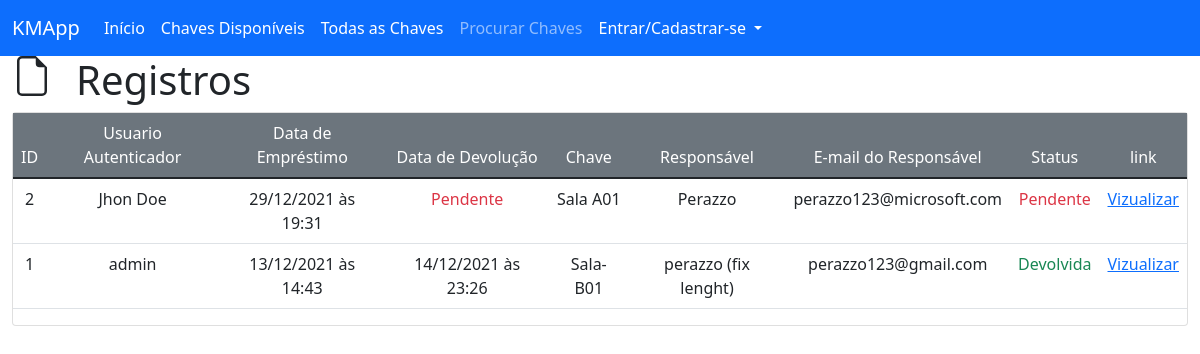
/view/registries, run on an earlier commit of the app's database.
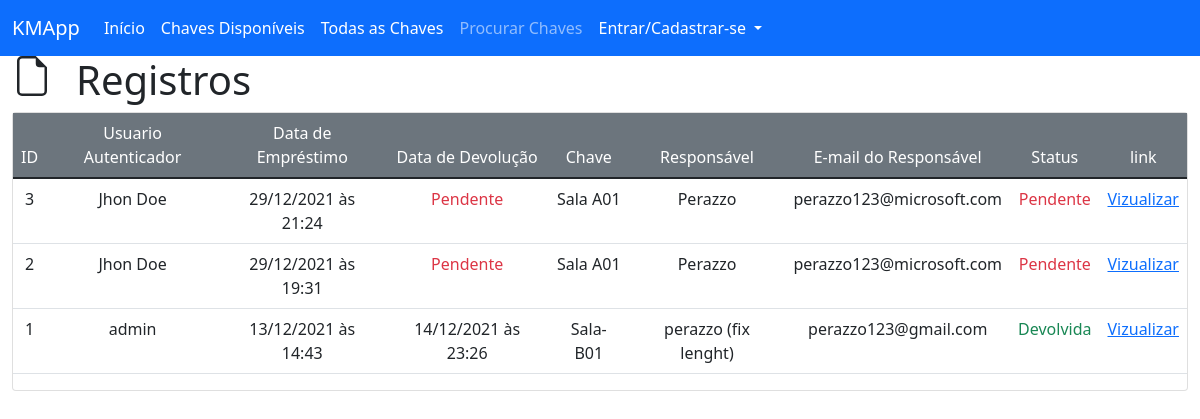
And on a later commit of the database.
### key_manager/models/registry.py (models this page shows, shortened)
class Registry(db.Model):
    __tablename__ = 'registries'
    id = db.Column(db.Integer, primary_key=True)
    user_id = db.Column(db.Integer, db.ForeignKey('users.id'), nullable=False)
    key_loan_date = db.Column(db.DateTime, nullable=False, default=datetime.utcnow)
    key_return_date = db.Column(db.DateTime, nullable=True)
    key_id = db.Column(db.Integer, db.ForeignKey('keys.id'), nullable=False)
    holder_name = db.Column(db.String(100), nullable=False)
    holder_email = db.Column(db.String(100), nullable=True)

### key_manager/models/user.py (models this page shows, shortened)
class User(db.Model):
    __tablename__ = 'users'
    id = db.Column(db.Integer, primary_key=True)
    name = db.Column(db.String(100), unique=False, nullable=False)
    username = db.Column(db.String(100), unique=True, nullable=False)
    email = db.Column(db.String(100), unique=True, nullable=False)
    phone = db.Column(db.String(20), nullable=True)
    password = db.Column(db.String(100), unique=True, nullable=False)
    creation_date = db.Column(db.DateTime, nullable=False, default=datetime.utcnow)
    '''
        Usertype pode ser Três master possui todas as permissões,
        E admin possui menos permissões e normal não possui permissões
    '''
    usertype = db.Column(db.String(6), default="normal")

### key_manager/models/key.py (models this page shows, shortened)
class Key(db.Model):
    __tablename__ = 'keys'
    id = db.Column(db.Integer, primary_key=True)
    key_category_id = db.Column(db.Integer, db.ForeignKey("categories.id"))
    key_avaliable = db.Column(db.Boolean, default=True)
    name = db.Column(db.String(100), unique=False, nullable=False)
    slug = db.Column(db.String(100), unique=True, nullable=False)
    creation_date = db.Column(db.DateTime, nullable=False, default=datetime.utcnow)

### key_manager/routes/views.py (the view)
@view.route("/registries")
def viewAllRegistries():
    registries = Registry.query.order_by(Registry.key_loan_date.desc()).all()
    key = Key.query
    user = User.query
    return render_template("view/registries.html", registries=registries, key=key, user=user, hidden_footer=True, title="Registros")

### key_manager/templates/view/registries.html
{% extends 'base.html' %}
{% block content %}
<div class="row">
    <svg xmlns="http://www.w3.org/2000/svg" width="40" height="40" fill="currentColor" class="bi bi-file-earmark col-auto" viewBox="0 0 16 16">
        <path d="M14 4.5V14a2 2 0 0 1-2 2H4a2 2 0 0 1-2-2V2a2 2 0 0 1 2-2h5.5L14 4.5zm-3 0A1.5 1.5 0 0 1 9.5 3V1H4a1 1 0 0 0-1 1v12a1 1 0 0 0 1 1h8a1 1 0 0 0 1-1V4.5h-2z"/>
    </svg>
    <h1 class="col-auto">Registros</h1>
</div>
<div class="card">
    <div class="car-body">
        <table class="table">
            <thead class="bg-secondary text-white">
                <tr>
                    <td class="col-auto text-center">ID</td>
                    <td class="col-auto text-center">Usuario Autenticador</td>
                    <td class="col-auto text-center">Data de Empréstimo</td>
                    <td class="col-auto text-center">Data de Devolução</td>
                    <td class="col-auto text-center">Chave</td>
                    <td class="col-auto text-center">Responsável</td>
                    <td class="col-auto text-center">E-mail do Responsável</td>
                    <td class="col-auto text-center">Status</td>
                    <td class="col-auto text-center">link</td>
                </tr>
            </thead>
            <tbody>
                {% for registry in registries %}
                <tr>
                    <td class="col-auto text-center">{{ registry.id }}</td>
                    <td class="col-auto text-center">{{ user.filter_by(id=registry.user_id).first().username }}</td>
                    <td class="col-auto text-center">{{ registry.key_loan_date.strftime("%d/%m/%Y às %H:%M") }}</td>
                    <td class="col-auto text-center">
                        {% if registry.key_return_date == none %}
                        <span class="text-danger">Pendente</span>
                        {% else %}
                        {{ registry.key_return_date.strftime("%d/%m/%Y às %H:%M") }}
                        {% endif %}
                    </td>
                    <td class="col-auto text-center">{{ key.filter_by(id=registry.key_id).first().name }}</td>
                    <td class="col-auto text-center">{{ registry.holder_name }}</td>
                    <td class="col-auto text-center">{{ registry.holder_email }}</td>
                    <td class="col-auto text-center">
                        {% if registry.key_return_date == none %}
                        <span class="text-danger">Pendente</span>
                        {% else %}
                        <span class="text-success">Devolvida</span>
                        {% endif %}
                    </td>
                    <td class="col-auto text-center"><a href="{{url_for('view.viewReg', reg_id=registry.id)}}">Vizualizar</a></td>
                </tr>
            {% endfor %}
            </tbody>
        </table>
    </div>
</div>
{% endblock %}

### key_manager/templates/base.html (shortened to what this page needs)
 <!DOCTYPE html>
 <html lang="pt-br">
<head>
   <link href="https://cdn.jsdelivr.net/npm/bootstrap@5.1.3/dist/css/bootstrap.min.css" rel="stylesheet">
</head>
<body>
   {% include "partials/navbar.html" %}
   <article class="container-fluid">{% block content %}{% endblock %}</article>
</body>
 </html>

### key_manager/templates/partials/navbar.html (shortened to what this page needs)
  <nav class="navbar navbar-expand-lg navbar-dark bg-primary">
    <div class="container-fluid">
      <a class="navbar-brand" href="{{url_for('index')}}">KMApp</a>
      <div class="collapse navbar-collapse" id="navbarNavDropdown">
        <ul class="navbar-nav">
          <li class="nav-item">
            <a class="nav-link active" aria-current="page" href="{{url_for('index')}}">Início</a>
          </li>
          <li class="nav-item">
            <a class="nav-link active" href="{{ url_for('view.viewIndex') }}">Chaves Disponíveis</a>
          </li>
          <li class="nav-item">
            <a class="nav-link active" href="{{ url_for('view.viewAllKeys') }}">Todas as Chaves</a>
          </li>
          <li class="nav-item">
            <a class="nav-link deactive" href="#">Procurar Chaves</a>
          </li>
          <li class="nav-item dropdown">
            <a class="nav-link dropdown-toggle active" href="{{ url_for('login') }}" id="navbarDropdownMenuLink" role="button" data-bs-toggle="dropdown" aria-expanded="false">
              {% if session.get('user_auth') %}{{ session.get('user_username') }}{% else %}Entrar/Cadastrar-se{% endif %}
            </a>
          </li>
        </ul>
      </div>
    </div>
  </nav>

What changed in the data, as far as the page shows it:
added Registry: id "3", {{ user.filter_by(id=registry.user_id).first().username }} "Jhon Doe", key_loan_date "29/12/2021 às 21:24", shows "Pendente", filter_by "Sala A01", holder_name "Perazzo", holder_email "perazzo123@microsoft.com"
